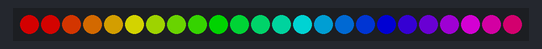
Recording of a program running on a simulated BBC micro:bit (MakeCode). Shown: 24 RGB LEDs in strip order, left to right. Dim RGB values are drawn brighter than linear.

Above: at 2.15 s.
At 3.09 s:
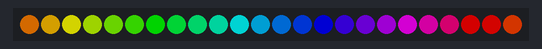
At 3.72 s:
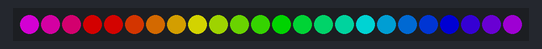
At 4.34 s:
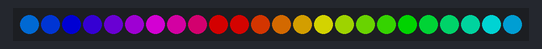

The program:

main.ts
```typescript
let strip = neopixel.create(DigitalPin.P9, 24, NeoPixelMode.RGB)
strip.showColor(neopixel.colors(NeoPixelColors.Black))
basic.pause(1000)
strip.showRainbow(1, 360)
basic.pause(1000)
basic.forever(function () {
    strip.rotate(1)
    strip.show()
})
```

test.ts
```typescript
// テストはここに来ます。このパッケージが拡張機能として使用されるときにはコンパイルされません。
```

Measured:
- by itself, everything shown: repeats every 2.5 s, in 8 steps
